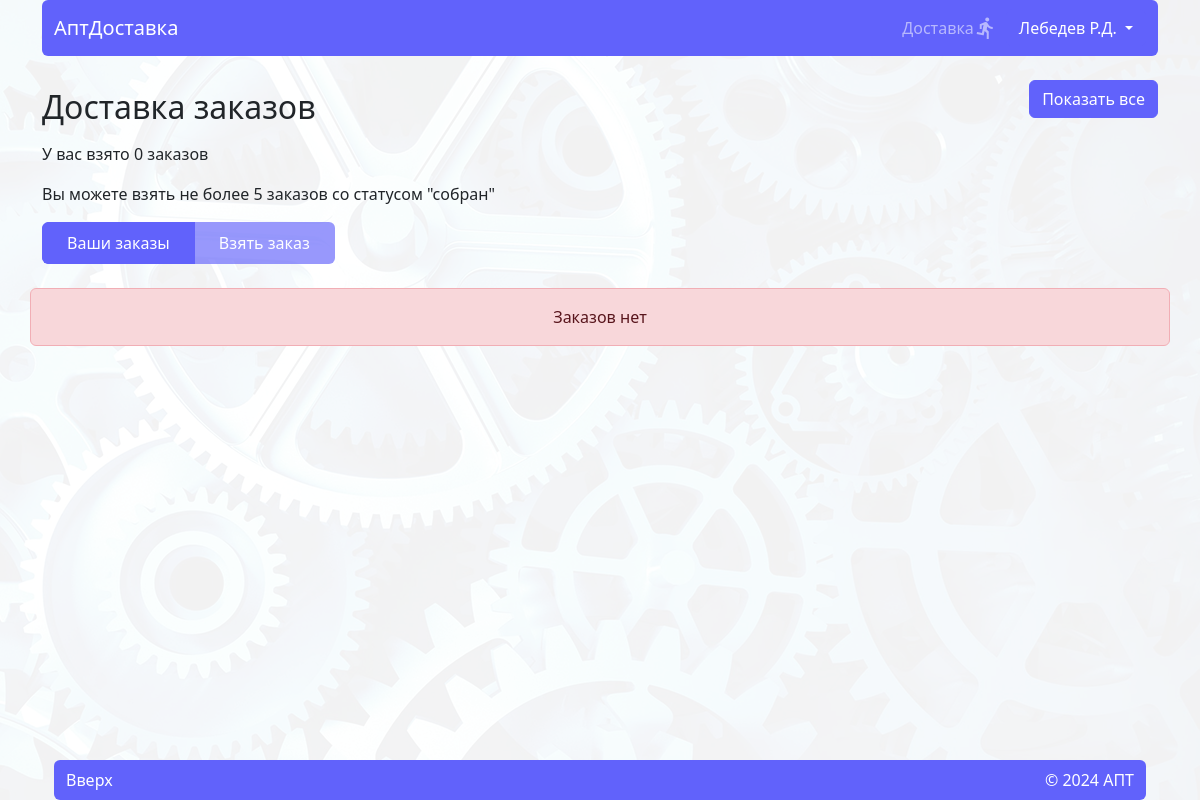
Screenshot of /deliver/order_list/ (signed in) with the database file from the repository.
### apt_delivery_app/models/m_user.py (models this page shows, shortened)
class User(AbstractUser):
    username = (
        models.CharField(
            'Логин',
            max_length=150,
            unique=True,
            help_text="Обязательное поле. Только латиница, цифры и тире.",
            validators=[LoginValidator()],
            error_messages={"unique": _("Пользователь с таким именем уже существует"), })
    )
    first_name = models.CharField(
        _("first name"),
        max_length=150,
        validators=[NameValidator()]
    )
    last_name = models.CharField(
        _("last name"),
        max_length=150,
        validators=[NameValidator()]
    )
    patronymic = models.CharField(
        'Отчество',
        max_length=150,
        blank=True,
        validators=[NameValidator()]
    )

### apt_delivery_app/views/v_deliver.py (the view)
# urls.py: path('deliver/order_list/', views.take_order_list, name="deliver"),
@login_required
def take_order_list(request, order='-date_create', filter=0):
    context = {}
    context['order'] = order
    context['filter'] = filter
    count = Order.objects.filter(status__in=[4], deliver=request.user).count()
    context['count'] = 'взято '+str(count)
    context['orders'] = Order.objects.filter(~Q(cab=0), status__in=[4], deliver=None).order_by(
        order)  # Фильтруем заказы
    return render(request, 'deliver/take_order_list.html', context)

### apt_delivery_app/templates/deliver/take_order_list.html (shortened to what this page needs)
{% extends 'home/base.html' %}
{% load static %}
{% block content %}
<div class="d-flex justify-content-between flex-wrap align-items-center">
    <h2 class=" ps-0  px-3 py-2">Доставка заказов</h2>
    <div class="d-flex justify-content-end z-1">
        <button class="view_all btn btn-primary position-fixed " style="top:80px;">Показать все</button>
    </div>
</div>
<p>У вас <span id="count">{{count}}</span> заказов</p>
<p>Вы можете взять не более 5 заказов со статусом "собран"</p>
<div class="d-flex flex-wrap align-items-center justify-content-between  z-1 rounded-2 overflow-hidden     mb-4"
     style="top: 80px;">
    <div class="btn-group overflow-x-auto dragscroll flex-row ">
        <a href="{% url 'deliver_orders' %}"
           class="btn btn-primary rounded-0 d-flex px-4 align-items-center justify-content-center px-4 py-2 {% if 'deliver_orders' in request.path %}disabled{% endif %}">
            Ваши заказы
        </a>
        <a href="{% url 'deliver' %}"
           class="btn btn-primary rounded-0 d-flex px-4 align-items-center justify-content-center px-4 py-2 {% if 'order_list' in request.path %}disabled{% endif %}">
            Взять заказ
        </a>
    </div>
</div>
{% include 'order/elements/order_item.html'%}
{% endblock %}

### apt_delivery_app/templates/home/elements/header.html (shortened to what this page needs)
<header class="sticky-top z-3  ">
    <nav class="navbar navbar-expand-lg bg-primary rounded" data-bs-theme="dark">
        <div class="container-fluid">
            <a class="navbar-brand" href="/">АптДоставка</a>
            <div class="collapse navbar-collapse justify-content-end" id="navbarText">
                <ul class="navbar-nav mb-2 mb-lg-0">
                    {% if request.user.is_authenticated %}
                    {% if request.user.groups.all.0.name == "deliver" %}
                    <li class="nav-item">
                        <a class="nav-link d-flex align-items-center justify-content-center"
                           href="{% url 'deliver'%}">Доставка
                        <span class="material-icons">directions_run</span>
                        </a>
                    </li>
                    {% endif %}
                    {% endif %}
                </ul>
            </div>
            <div class="form-inline order-lg-3">
                <ul class="navbar-nav d-flex flex-row align-items-center justify-content-center">
                    {% if request.user.is_authenticated %}
                    <li class="nav-item dropdown">
                        <button class="btn btn-primary dropdown-toggle" data-bs-toggle="dropdown" aria-expanded="false">
                            {{user.last_name}}
                            {{user.first_name|slice:"1"}}.{%if user.patronymic %}{{user.patronymic|slice:"1"}}.{% endif %}
                        </button>
                    </li>
                    {% endif %}
                </ul>
            </div>
        </div>
    </nav>
</header>

### apt_delivery_app/static/home/css/style.css (style rules this page uses)
body { background-image: url('../images/fon/fon.png'); background-size: 100%; background-attachment: fixed; }

### rows the page displays
User: last_name "Лебедев", first_name "Р", patronymic "Д"

### other values shown
{{ count }} "взято 0"
{{ text }} "Заказов нет"
